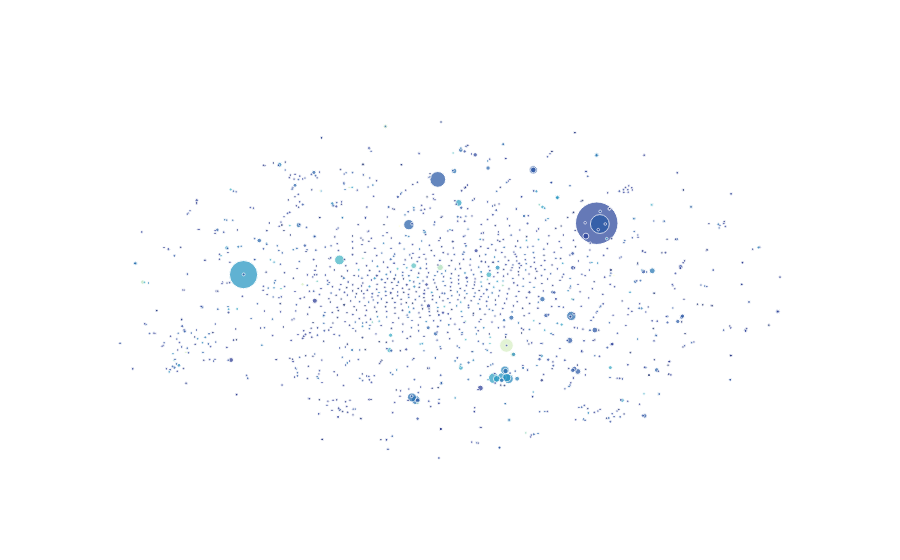

Notebook code cell kept with this figure:
### Code cell
# drawing the dotplot
plot_with_plotly(low_dim_embs, labels[0:1500], sizes, matched_keywords.Results.tolist())

### Figure 1 — Plotly figure (JSON) as saved in the notebook; plotly's stock layout.template omitted (floating-point values rounded to 4 significant figures; data arrays with more than 128 entries replaced by an {"elided": "..."} marker saying what was removed)
{"data": [{"marker": {"color": {"elided": "1500 float values"}, "colorscale": "YlGnBu", "size": {"elided": "1500 float values"}}, "mode": "markers", "text": {"elided": "1500 str values"}, "type": "scatter", "x": {"elided": "1500 float values"}, "y": {"elided": "1500 float values"}}], "layout": {"xaxis": {"autorange": true, "autotick": true, "showgrid": false, "showline": false, "showticklabels": false, "ticks": "", "zeroline": false}, "yaxis": {"autorange": true, "autotick": true, "showgrid": false, "showline": false, "showticklabels": false, "ticks": "", "zeroline": false}}}
